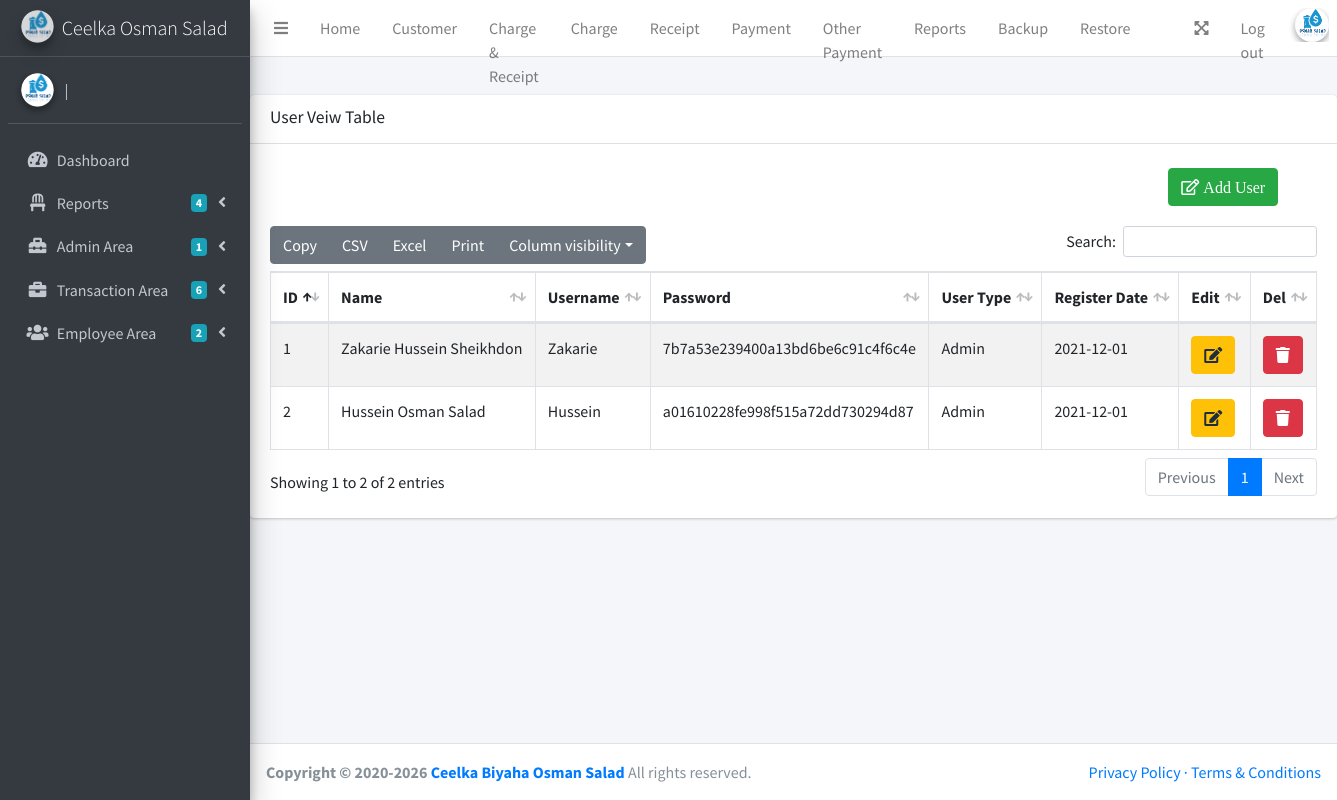
Screenshot of /VeiwUser.php with the database file from the repository.
### tables this page shows
CREATE TABLE `users` (
  `user_id` int(11) NOT NULL AUTO_INCREMENT,
  `emp_id` int(11) DEFAULT NULL,
  `username` varchar(20) DEFAULT NULL,
  `password` varchar(10000) DEFAULT NULL,
  `Role` varchar(20) DEFAULT NULL,
  `user_date` date DEFAULT NULL,
  PRIMARY KEY (`user_id`),
  KEY `emp_id` (`emp_id`),
  CONSTRAINT `users_ibfk_1` FOREIGN KEY (`emp_id`) REFERENCES `employees` (`emp_id`)
);

CREATE TABLE `employees` (
  `emp_id` int(11) NOT NULL AUTO_INCREMENT,
  `fullname` varchar(50) DEFAULT NULL,
  `contact` varchar(20) DEFAULT NULL,
  `position` varchar(20) NOT NULL,
  `gender` varchar(11) NOT NULL,
  `birthdate` date DEFAULT NULL,
  `salary` int(11) NOT NULL,
  PRIMARY KEY (`emp_id`)
);

### VeiwUser.php (the view, shortened to what this page needs)
<?php
include("conn.php");
?>
<!DOCTYPE html>
<html lang="en">
<head>
 <?php include("libirary/head.php"); ?>
</head>
<body class="hold-transition sidebar-mini layout-fixed">
 <div class="wrapper">
  <?php include("libirary/navbar.php"); ?>
  <?php include("libirary/sidebar.php");  ?>
  <div class="content-wrapper">
    <div class="content-header">
    </div>
  <div class="card">
       <div class="card-header">
         <h3 class="card-title">User Veiw Table</h3>
         <br>
  </div>
    <div class="row md-2">
     <div class="col-md-10"></div>
     <div class="col-md-2">
      <br>
      <button type="button" class="btn btn-success fas fa-edit" data-toggle="modal" data-target="#insert_user_modal">
       Add User
      </button>
     </div>
    </div>
   <div class="card-body">
    <table id="example1" class="table table-bordered table-striped">
      <thead>
       <tr>
           <th>ID</th>
           <th>Name</th>
           <th>Username</th>
           <th>Password</th>
           <th>User Type</th>
           <th>Register Date</th>
           <th>Edit</th>
           <th>Del</th>
      </tr>
    </thead>
      <tbody>
       <tr>
         <?php
                    $soo_daabac = mysqli_query($conn, "SELECT u.user_id,e.fullname,u.username,u.password,u.Role, u.user_date FROM users u JOIN employees e ON u.user_id = e.emp_id");
                    while ($res = mysqli_fetch_array($soo_daabac)) { ?>
                    <td><?php echo $res[0];  ?></td>
                    <td><?php echo $res[1];  ?></td>
                    <td><?php echo $res[2];  ?></td>
                    <td><?php echo $res[3];  ?></td>
                    <td><?php echo $res[4];  ?></td>
                    <td><?php echo $res[5];  ?></td>
         <td>
          <button type="button" alt="<?php echo $res['user_id'];  ?>" class="btn btn-warning getedit" ><i class="fas fa-edit"></i></button>
        </td>
         <td>
          <a href="VeiwUser.php?id_user=<?php echo $res['user_id']; ?>" onclick='return confirm("Matireysa Xogtaan ?")' class="btn btn-danger" ><i class="fas fa-trash"></i></a>
        </td>
      </tr>
        <?php
       }
       ?>
     </tbody>
     </table>
   </div>
  </div>
  </div>
  </div>
 <?php include("libirary/footer.php"); ?>
</body>
</html>

### rows the page displays
users: user_id "1", emp.fullname "Zakarie Hussein Sheikhdon", username "Zakarie", password "7b7a53e239400a13bd6be6c91c4f6c4e", Role "Admin", user_date "2021-12-01"
users: user_id "2", emp.fullname "Hussein Osman Salad", username "Hussein", password "a01610228fe998f515a72dd730294d87", Role "Admin", user_date "2021-12-01"
